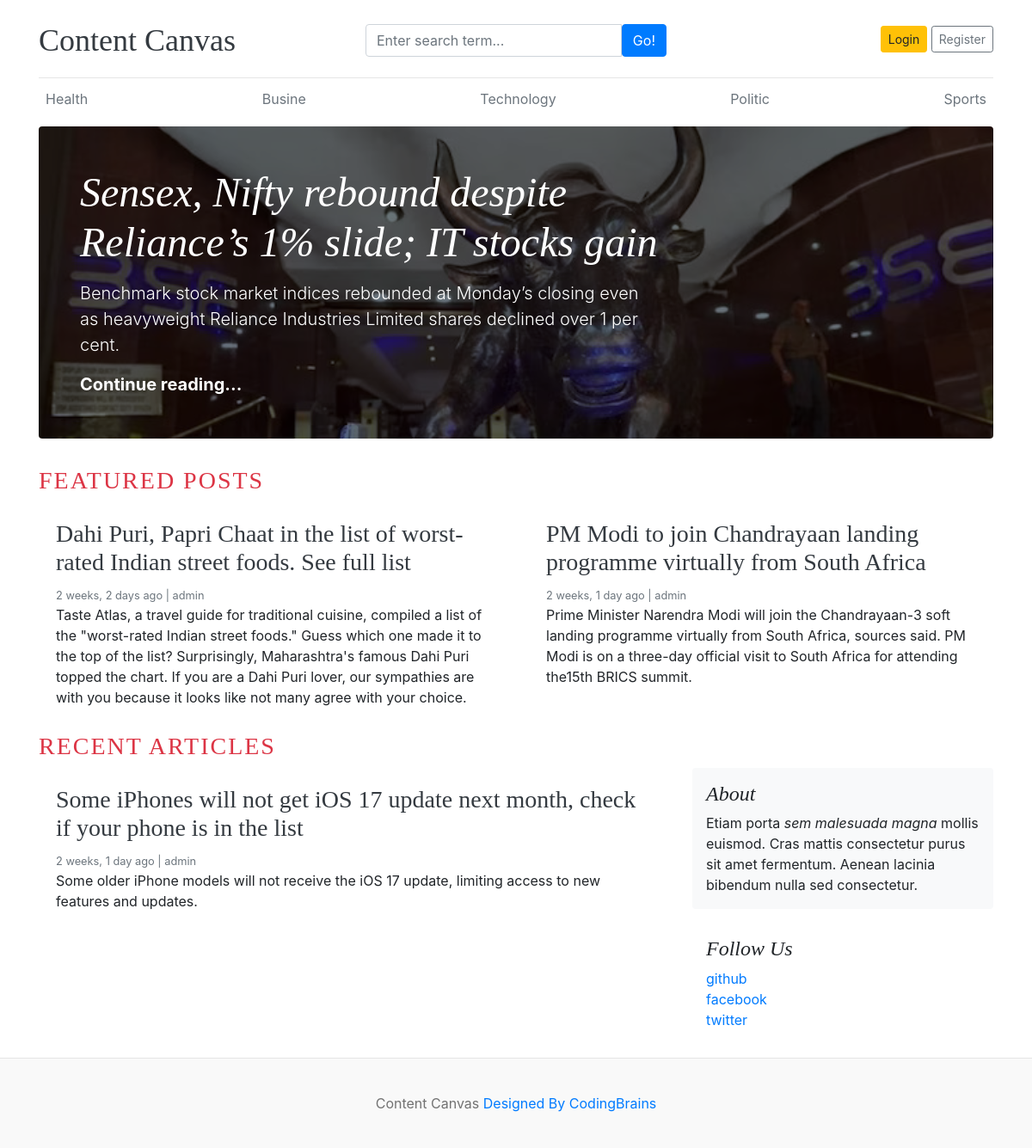
The page / on the database its author committed.
### blog/models.py (models this page shows, shortened)
class Category(models.Model):
    category_name=models.CharField(max_length=50,unique=True)
    created_at=models.DateTimeField(auto_now_add=True)
    updated_at=models.DateTimeField(auto_now=True)
    class Meta:
        verbose_name_plural='categories'

class Blog(models.Model):
    title=models.CharField(max_length=100)
    slug=models.SlugField(max_length=100)
    category=models.ForeignKey(Category,on_delete=models.CASCADE)
    author=models.ForeignKey(User,on_delete=models.CASCADE)
    featured_image=models.ImageField(upload_to='uploads/%y/%m/%d')
    short_description=models.TextField(max_length=500,default=None)
    blog_body=models.TextField(max_length=2000)
    status=models.CharField(max_length=20,choices=STATUS_CHOICES,default="Draft")
    is_featured=models.BooleanField(default=True)
    created_at=models.DateTimeField(auto_now_add=True)
    updated_at=models.DateTimeField(auto_now=True)

### social/models.py (models this page shows, shortened)
class SocialLink(models.Model):
    platform=models.CharField(max_length=25)
    link=models.URLField(max_length=100)
    created_at=models.DateTimeField(auto_now_add=True)
    updated_at=models.DateTimeField(auto_now=True)

### contentcanvas/views.py (the view)
# urls.py: 2. Add a URL to urlpatterns:  path('', views.home, name='home')
def home(request):
    featured_posts=Blog.objects.filter(is_featured=True,status='Published').order_by('updated_at')
    posts=Blog.objects.filter(is_featured=False,status='Published')
    context={
        'featured_posts':featured_posts,
        'posts':posts
    }
    return render(request,'home.html',context)

### blog/context_processors.py (called while the page is built)
def get_categories(request):
    categories=Category.objects.all()
    return dict(categories=categories)

def get_social_links(request):
    social_links=SocialLink.objects.all()
    return dict(social_links=social_links)

### templates/home.html
{% extends "base.html" %}
{% block content %}
{% for post in featured_posts  %}
{% if forloop.first %}
<div class="jumbotron p-3 p-md-5 text-white rounded bg-dark" style="background-image: url({{post.featured_image.url}});background-blend-mode: overlay;background-size:cover;">
    <div class="col-md-8 px-0">
      <h1 class="display-4 font-italic">{{post.title}}</h1>
      <p class="lead my-3">{{post.short_description}}</p>
      <p class="lead mb-0"><a href="{% url 'blogs' post.slug %}" class="text-white font-weight-bold">Continue reading...</a></p>
    </div>
  </div>
  {% endif %}
  {% endfor %}
  <h3 class="text-uppercase text-danger" style="letter-spacing:2px;">Featured Posts</h3>
  <div class="row mb-2">
    {% for post in featured_posts  %}
    {% if not forloop.first %}
    <div class="col-md-6">
      <div class="card border-0" >
        <div class="card-body">
          <h3><a href="{% url 'blogs' post.slug %}" class="text-dark">{{post.title}}</a></h3>
          <small class="mb-1 text-muted">{{post.created_at | timesince}} ago | {{post.author}}</small>
          <p class="card-text">{{post.short_description}}</p>
        </div>
      </div>
    </div>
    {% endif %}
    {% endfor %}
  </div>
  <h3 class="text-uppercase text-danger" style="letter-spacing:2px;">Recent Articles</h3>
  <main role="main" class="container p-0">
    <div class="row">
      <div class="col-md-8 blog-main">
        {% for post in posts %}
        <div class="card border-0" >
          <div class="card-body">
            <h3><a href="{% url 'blogs' post.slug %}" class="text-dark">{{post.title}}</a></h3>
            <small class="mb-1 text-muted">{{post.created_at | timesince}} ago | {{post.author}}</small>
            <p class="card-text">{{post.short_description}}</p>
          </div>
        </div>
        {% endfor %}
      </div>
      <aside class="col-md-4 blog-sidebar">
        <div class="p-3 mb-3 bg-light rounded">
          <h4 class="font-italic">About</h4>
          <p class="mb-0">Etiam porta <em>sem malesuada magna</em> mollis euismod. Cras mattis consectetur purus sit amet fermentum. Aenean lacinia bibendum nulla sed consectetur.</p>
        </div>
        {% if social_links %}
        <div class="p-3">
          <h4 class="font-italic">Follow Us</h4>
          <ol class="list-unstyled">
            {% for i in social_links %}
            <li><a href="{{i.link}}" target="_blank">{{i.platform}}</a></li>
            {% endfor %}
          </ol>
        </div>
        {% endif %}
      </aside>
    </div>
  </main>
</div>
{% endblock  %}

### templates/base.html (shortened to what this page needs)
{% load static %}
<!DOCTYPE html>
<html lang="en">
<head>
    <link href="https://getbootstrap.com/docs/4.0/dist/css/bootstrap.min.css" rel="stylesheet">
    <link href="{% static 'css/cc.css' %}" rel="stylesheet">
    <link rel="stylesheet" href="https://cdnjs.cloudflare.com/ajax/libs/font-awesome/4.7.0/css/font-awesome.min.css">
  </head>
<body>
    <div class="container">
      <header class="blog-header py-3">
        <div class="row flex-nowrap justify-content-between align-items-center">
          <div class="col-4 pt-1">
            <a class="blog-header-logo text-dark" href="/">Content Canvas</a>
          </div>
          <div class="col-4 pt-1">
                <form action={% url "search" %} method="GET">
                <div class="input-group">
                    <input class="form-control" type="text" name="keyword" value="{{keyword}}" placeholder="Enter search term..." aria-label="Enter search term..." aria-describedby="button-search" />
                    <button type="submit" class="btn btn-primary" id="button-search" type="button">Go!</button>
                </div>
              </form>
          </div>
          {% if not user.is_authenticated %}
          <div class="col-4 d-flex justify-content-end align-items-center">
            <a class="btn btn-sm btn-warning" href="{% url 'login' %}">Login</a> &nbsp;
            <a class="btn btn-sm btn-outline-secondary" href="{% url 'register' %}">Register</a>
          </div>
          {% else %}
          <span><a href="{% url 'dashboard' %}">Dashboard</a> <span>
          <span><a href="{% url 'logout' %}"> Logout</a></span>
          {% endif %}
        </div>
      </header>
      <div class="nav-scroller py-1 mb-2">
        <nav class="nav d-flex justify-content-between">
          {% for cat in categories %}
          <a class="p-2 text-muted" href="{% url 'posts_by_category' cat.id %}">{{cat.category_name}}</a>
          {% endfor %}
        </nav>
      </div>
{% block content %}
{% endblock  %}
<footer class="blog-footer">
    <p>Content Canvas  <a href="#">Designed By CodingBrains</a></p>
  </footer>
  </body>
  </html>

### contentcanvas/static/css/cc.css (style rules this page uses)
.blog-header { border-bottom: 1px solid #e5e5e5; }
.blog-header-logo { font-family: "Playfair Display", Georgia, "Times New Roman", serif; font-size: 2.25rem; }
h1, h2, h3, h4, h5, h6 { font-family: "Playfair Display", Georgia, "Times New Roman", serif; }
.display-4 { font-size: 2.5rem; }
@media (min-width: 768px) { .display-4 { font-size: 3rem; } }
.blog-footer { padding: 2.5rem 0; color: #727272; text-align: center; background-color: #f9f9f9; border-top: .05rem solid #e5e5e5; }
.blog-footer p:last-child { margin-bottom: 0; }

### rows shown on the page
Category: category_name "Health"
Category: category_name "Busine"
Category: category_name "Technology"
Category: category_name "Politic"
Category: category_name "Sports"
Blog: featured_image (picture), title "Sensex, Nifty rebound despite Reliance’s 1% slide; IT stocks gain", short_description "Benchmark stock market indices rebounded at Monday’s closing even as heavyweight Reliance Industries Limited shares declined over 1 per cent."
Blog: title "Dahi Puri, Papri Chaat in the list of worst-rated Indian street foods. See full list", created_at "2 weeks, 2 days", author "admin", short_description "Taste Atlas, a travel guide for traditional cuisine, compiled a list of the \"worst-rated Indian street foods.\" Guess which one made it to the top of the list? Surprisingly, Maharashtra's famous Dahi Puri topped the chart. If you are a Dahi Puri lover, our sympathies are with you because it looks like not many agree with your choice."
Blog: title "PM Modi to join Chandrayaan landing programme virtually from South Africa", created_at "2 weeks, 1 day", author "admin", short_description "Prime Minister Narendra Modi will join the Chandrayaan-3 soft landing programme virtually from South Africa, sources said. PM Modi is on a three-day official visit to South Africa for attending the15th BRICS summit."
Blog: title "Some iPhones will not get iOS 17 update next month, check if your phone is in the list", created_at "2 weeks, 1 day", author "admin", short_description "Some older iPhone models will not receive the iOS 17 update, limiting access to new features and updates."
SocialLink: platform "github"
SocialLink: platform "facebook"
SocialLink: platform "twitter"
